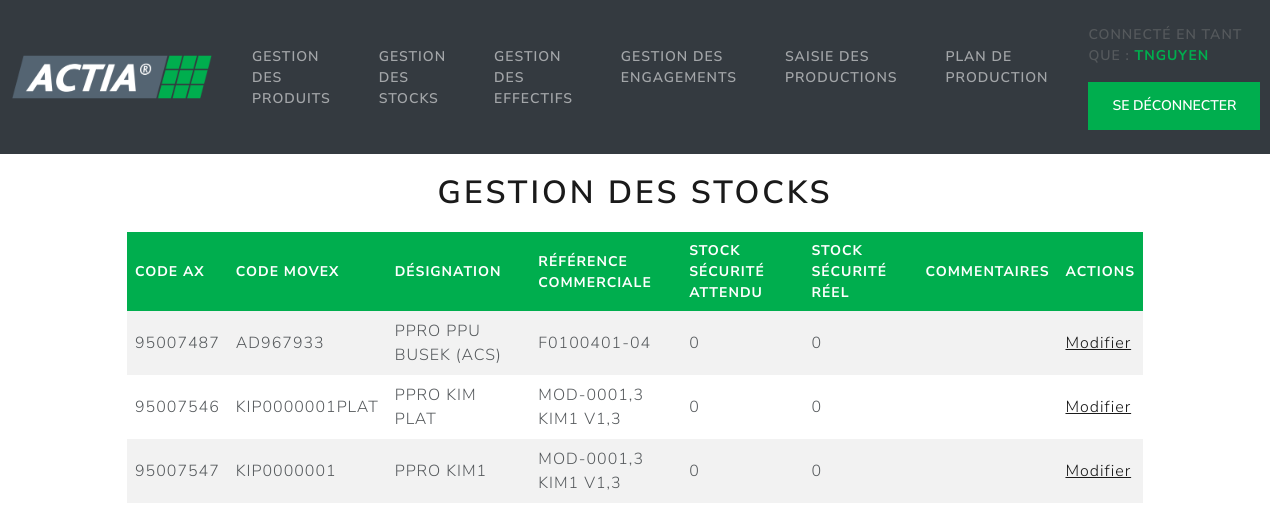
/gestion_stock.php (signed in), run on the app's committed database.
### tables this page shows
CREATE TABLE `produit` (
  `code_ax` varchar(50) NOT NULL,
  `code_movex` varchar(50) DEFAULT NULL,
  `designation_produit` varchar(50) DEFAULT NULL,
  `reference_commerciale` varchar(50) DEFAULT NULL,
  `stock_secu_attendu` int(11) NOT NULL,
  `stock_secu_reel` int(11) NOT NULL,
  `commentaire_stock` varchar(255) DEFAULT NULL
);

### gestion_stock.php (the view, shortened to what this page needs)
<?php
$dbh = db_connect();
$sql = "SELECT * FROM produit";
try {
    $sth = $dbh->prepare($sql);
    $sth -> execute();
    $produits = $sth -> fetchAll(PDO::FETCH_ASSOC);
} catch (PDOException $ex) {
    die ("Erreur lors de la récupération des produits : " . $ex -> getMessage());
}
?>
<!DOCTYPE html>
<html lang="fr">
<head>
</head>
<body>
    <?php include "tete_page.php"?>
    <h1 style = "text-align: center; margin-top: 20px;">Gestion des stocks</h1>
    <table style = "margin-top: 20px;">
        <tr>
            <th>Code AX</th>
            <th>Code Movex</th>
            <th>Désignation</th>
            <th>Référence commerciale</th>
            <th>Stock sécurité attendu</th>
            <th>Stock sécurité réel</th>
            <th>Commentaires</th>
            <th>Actions</th>
        </tr>
        <?php
            foreach ($produits as $produit) {
                $lien_update = '<a href="modification_stock.php?code_ax='.$produit["code_ax"].'">Modifier</a>';
                echo "<tr>";
                echo "<td>".$produit["code_ax"]."</td>";
                echo "<td>".$produit["code_movex"]."</td>";
                echo "<td>".$produit["designation_produit"]."</td>";
                echo "<td>".$produit["reference_commerciale"]."</td>";
                echo "<td>".$produit["stock_secu_attendu"]."</td>";
                echo "<td>".$produit["stock_secu_reel"]."</td>";
                echo "<td>".$produit["commentaire_stock"]."</td>";
                echo "<td>".$lien_update."</td>";
                echo "</tr>";
            }
        ?>
    </table>
</body>
</html>

### gestion_stock.php (style rules this page uses)
table { width: 80%; border-collapse: collapse; margin: auto; }
th { border: 1px solid #ddd; color: white; padding: 8px; text-align: left; background-color: #00ae4e; }
tr:nth-child(even) { background-color: #f2f2f2; }
tr:nth-child(odd) { background-color: #ffffff; }
td { border: 1px solid #ddd; padding: 8px; text-align: left; }

### data on the page
produit: code_ax "95007487", code_movex "AD967933", designation_produit "PPRO PPU BUSEK (ACS)", reference_commerciale "F0100401-04", stock_secu_attendu "0", stock_secu_reel "0"
produit: code_ax "95007546", code_movex "KIP0000001PLAT", designation_produit "PPRO KIM PLAT", reference_commerciale "MOD-0001,3 KIM1 V1,3", stock_secu_attendu "0", stock_secu_reel "0"
produit: code_ax "95007547", code_movex "KIP0000001", designation_produit "PPRO KIM1", reference_commerciale "MOD-0001,3 KIM1 V1,3", stock_secu_attendu "0", stock_secu_reel "0"

### other printed values
$_SESSION["username"] "TNGUYEN"
